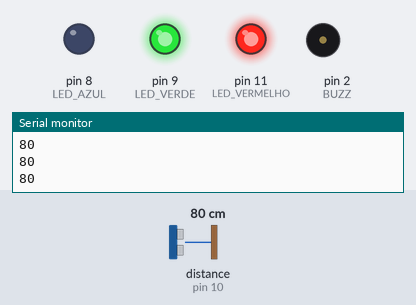
A sketch run on a simulated Arduino Uno, built with avr-gcc and run on an emulated ATmega328P. Parts: output pins drawn as LEDs (lit = HIGH), buzzer (waves = sounding), the last lines printed to the serial monitor. Wiring (inferred from the names in the program): ultrasonic range finder: trigger pin 13; echo pin 10. The test bench sets the inputs (shaded band); at power-on: distance to the obstacle (sensor on pin 10) 80 cm. The echo pulse lasts 58.3 µs per cm; pins used as bus, display or sensor lines are not drawn.

Above: at 1.2 s.
1.3 s: distance to the obstacle (sensor on pin 10) set to 96 cm
4.3 s: distance to the obstacle (sensor on pin 10) set to 106 cm
At 5.2 s:
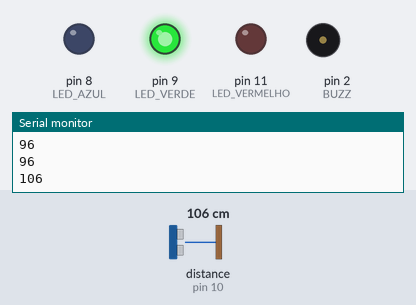
7.3 s: distance to the obstacle (sensor on pin 10) set to 2 cm
At 7.95 s:
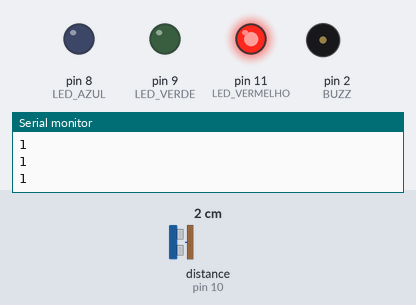
10.3 s: distance to the obstacle (sensor on pin 10) set to 48 cm
13.3 s: distance to the obstacle (sensor on pin 10) set to 56 cm
At 13.78 s:
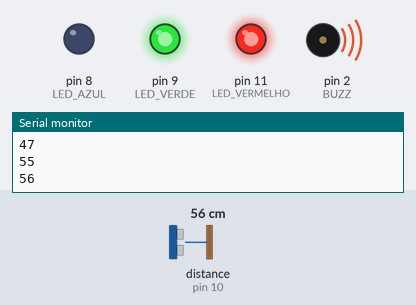
16.3 s: distance to the obstacle (sensor on pin 10) set to 4 cm
At 17.06 s:
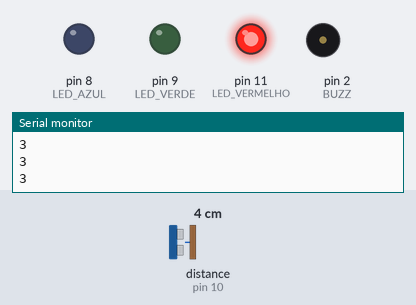
Timing chart, 0 to 20.3 s (numbered marks = the images above; inputs shaded):
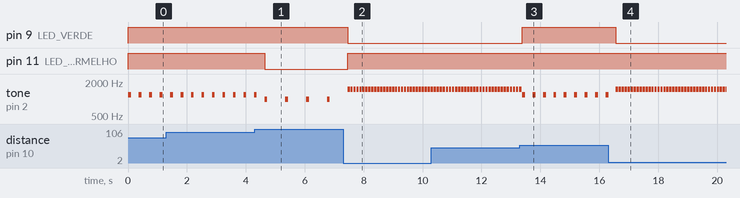

The sketch:

SensorJean.ino
```cpp
int TRIG = 13;
int ECHO = 10;
int BUZZ = 2;

int LED_VERMELHO = 11;
int LED_VERDE = 9;
int LED_AZUL = 8;

long duracao = 0;
long distancia = 0;

void setup()
{
  pinMode(TRIG, OUTPUT);
  pinMode(ECHO, INPUT);
  pinMode(BUZZ, OUTPUT);

  pinMode(LED_VERMELHO, OUTPUT);
  pinMode(LED_VERDE, OUTPUT);
  pinMode(LED_AZUL, OUTPUT);

  Serial.begin(9600);
}

void loop()
{
  digitalWrite(TRIG, LOW);
  delayMicroseconds(2);
  digitalWrite(TRIG, HIGH);
  delayMicroseconds(10);
  digitalWrite(TRIG, LOW);

  duracao = pulseIn(ECHO, HIGH, 30000);
  distancia = duracao / 58;

  Serial.println(distancia);

  if (distancia > 150 || distancia == 0)
  {
    // Distante: verde e sem bip
    digitalWrite(LED_VERMELHO, LOW);
    digitalWrite(LED_VERDE, HIGH);
    digitalWrite(LED_AZUL, LOW);

    noTone(BUZZ);
    delay(100);
  }
  else if (distancia > 100)
  {
    // Aproximando: verde e bip lento
    digitalWrite(LED_VERMELHO, LOW);
    digitalWrite(LED_VERDE, HIGH);
    digitalWrite(LED_AZUL, LOW);

    tone(BUZZ, 1000, 100);
    delay(700);
  }
  else if (distancia > 50)
  {
    // Perto: amarelo e bip intermediario
    digitalWrite(LED_VERMELHO, HIGH);
    digitalWrite(LED_VERDE, HIGH);
    digitalWrite(LED_AZUL, LOW);

    tone(BUZZ, 1200, 100);
    delay(350);
  }
  else
  {
    // Muito perto: vermelho e bip rapido
    digitalWrite(LED_VERMELHO, HIGH);
    digitalWrite(LED_VERDE, LOW);
    digitalWrite(LED_AZUL, LOW);

    tone(BUZZ, 1500, 80);
    delay(100);
  }
}
```

Measured:
- the behaviour switches between 100 and 101 cm on distance to the obstacle (sensor on pin 10) (found by bisection; images 0 and 1)
- the behaviour switches between 51 and 52 cm on distance to the obstacle (sensor on pin 10) (found by bisection; images 2 and 3)
- after the input at 4.3 s, pin 11 (LED_VERMELHO): HIGH → LOW after 0.33 s
- after the input at 7.3 s, pin 9 (LED_VERDE): HIGH → LOW after 0.16 s; pin 11 (LED_VERMELHO): LOW → HIGH after 0.16 s; tone on pin 2 (BUZZ): alternates 1500 Hz for 0.08 s and silent for 0.02 s, starting after 0.16 s
- after the input at 13.3 s, pin 9 (LED_VERDE): LOW → HIGH after 0.08 s
- after the input at 16.3 s, pin 9 (LED_VERDE): HIGH → LOW after 0.27 s
- by itself, tone on pin 2 (BUZZ): repeats every 0.71 s: 1000 Hz 0.10 s, silent 0.61 s
